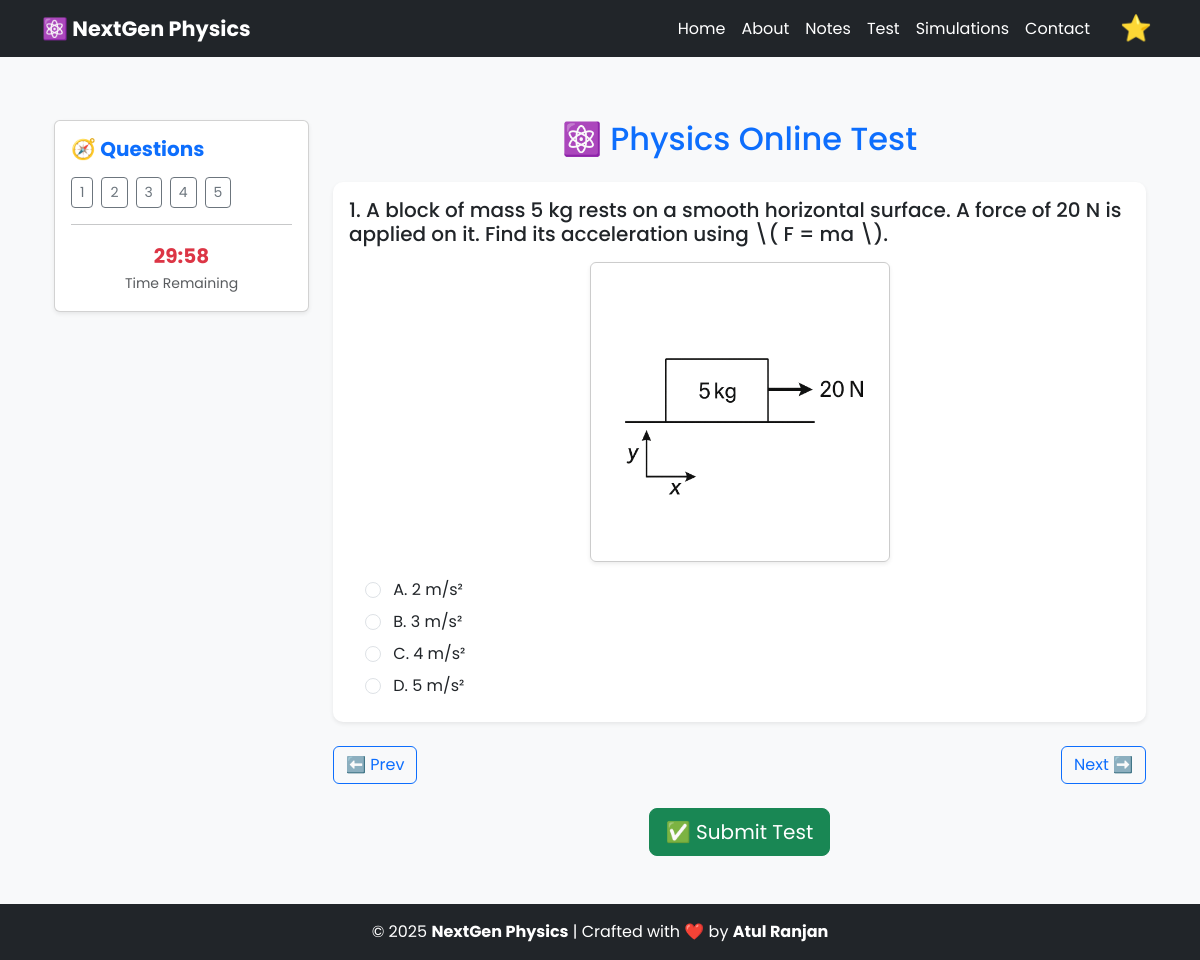
The page /test/1/ (signed in) on the database its author committed.
### notes/models.py (models this page shows, shortened)
class Question(models.Model):
    test = models.ForeignKey(PhysicsTest, on_delete=models.CASCADE, related_name="questions")
    question_text = models.TextField()
    image = models.ImageField(upload_to='question_images/', blank=True, null=True)
    option_a = models.TextField()
    option_b = models.TextField()
    option_c = models.TextField()
    option_d = models.TextField()
    correct_option = models.CharField(max_length=1, choices=[
        ('A', 'A'),
        ('B', 'B'),
        ('C', 'C'),
        ('D', 'D'),
    ])

### notes/views.py (the view)
# urls.py: path('test/<int:test_id>/', views.start_test, name='start_test'),
def start_test(request, test_id):
    test = get_object_or_404(PhysicsTest, id=test_id)
    session, created = TestSession.objects.get_or_create(
        user=request.user if request.user.is_authenticated else None,
        test=test,
        completed=False
    )
    questions = test.questions.all()
    return render(request, 'notes/test.html', {
        'test': test,
        'session': session,
        'questions': questions,
    })

### notes/templates/notes/test.html (shortened to what this page needs)
{% extends "notes/base.html" %}
{% block content %}
<div class="container-fluid mt-4">
  <div class="row">
    <div class="col-md-3 mb-3">
      <div class="card shadow-sm">
        <div class="card-body">
          <h5 class="fw-bold text-primary mb-3">🧭 Questions</h5>
          <div id="question-list" class="d-flex flex-wrap gap-2">
            {% for question in questions %}
              <button
                class="btn btn-outline-secondary btn-sm question-nav"
                id="btn-q{{ question.id }}"
                onclick="showQuestion({{ forloop.counter0 }})"
              >
                {{ forloop.counter }}
              </button>
            {% endfor %}
          </div>
          <hr />
          <div class="text-center">
            <div class="fs-5 fw-bold text-danger" id="timer">00:00</div>
            <small class="text-muted">Time Remaining</small>
          </div>
        </div>
      </div>
    </div>
    <div class="col-md-9">
      <h2 class="text-center text-primary mb-4">⚛️ Physics Online Test</h2>
      <form id="test-form" onsubmit="event.preventDefault(); submitTest();">
        {% for question in questions %}
          <div
            class="card mb-4 shadow-sm border-0 question-card"
            id="q{{ forloop.counter0 }}"
          >
            <div class="card-body">
              <h5>{{ forloop.counter }}. {{ question.question_text|safe }}</h5>
              {% if question.image %}
                <div class="text-center my-3">
                  <img src="{{ question.image.url }}"
                       alt="Question Image"
                       class="img-fluid rounded shadow-sm">
                </div>
              {% endif %}
              <div class="ms-3 mt-3">
                <label class="d-block mb-2">
                  <input type="radio" name="{{ question.id }}" value="A"
                    class="form-check-input me-2"
                    onchange="saveProgress('{{ question.id }}', 'A')">
                  A. {{ question.option_a }}
                </label>
                <label class="d-block mb-2">
                  <input type="radio" name="{{ question.id }}" value="B"
                    class="form-check-input me-2"
                    onchange="saveProgress('{{ question.id }}', 'B')">
                  B. {{ question.option_b }}
                </label>
                <label class="d-block mb-2">
                  <input type="radio" name="{{ question.id }}" value="C"
                    class="form-check-input me-2"
                    onchange="saveProgress('{{ question.id }}', 'C')">
                  C. {{ question.option_c }}
                </label>
                <label class="d-block mb-2">
                  <input type="radio" name="{{ question.id }}" value="D"
                    class="form-check-input me-2"
                    onchange="saveProgress('{{ question.id }}', 'D')">
                  D. {{ question.option_d }}
                </label>
              </div>
            </div>
          </div>
        {% endfor %}
        <div class="d-flex justify-content-between mt-3">
          <button type="button" class="btn btn-outline-primary" onclick="prevQuestion()">⬅️ Prev</button>
          <button type="button" class="btn btn-outline-primary" onclick="nextQuestion()">Next ➡️</button>
        </div>
        <div class="text-center mt-4">
          <button type="submit" class="btn btn-success btn-lg">✅ Submit Test</button>
        </div>
      </form>
    </div>
  </div>
</div>
{% endblock %}

### notes/templates/notes/base.html (style rules this page uses)
:root { --bg-color: #f8f9fa; --text-color: #212529; --card-bg: #ffffff; --nav-bg: #212529; --nav-text: #ffffff; }
body { font-family: "Poppins", sans-serif; background-color: var(--bg-color); color: var(--text-color); transition: background-color 0.4s ease, color 0.4s ease; animation: fadeIn 0.5s ease-in; }
.question-card, .result-card { background-color: var(--card-bg); color: var(--text-color); border-radius: 10px; transition: background-color 0.4s ease, color 0.4s ease; }
.question-card img, .result-image { display: block; margin: 15px auto; max-width: 420px; height: auto; border-radius: 8px; border: 1px solid #555; box-shadow: 0 0 8px rgba(0, 0, 0, 0.25); transition: transform 0.2s ease-in-out, filter 0.4s ease-in-out; }

### notes/templates/notes/test.html (style rules this page uses)
.question-card img { display: block; margin: 15px auto; max-width: 300px; height: auto; border-radius: 8px; border: 1px solid #ccc; box-shadow: 0 0 8px rgba(0, 0, 0, 0.15); transition: transform 0.2s ease-in-out; cursor: pointer; }

### rows shown on the page
Question: question_text "A block of mass 5 kg rests on a smooth horizontal surface. A force of 20 N is applied on it. Find its acceleration using \\( F = ma \\).", image (picture), option_a "2 m/s²", option_b "3 m/s²", option_c "4 m/s²", option_d "5 m/s²"
